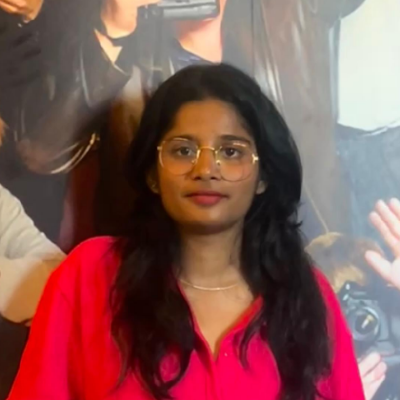
#> input picture data/known_faces/ASHWINI VISHAL/0.png, 400 x 400 px; its folder holds only this picture in this run
$ python train.py   (older library calls are emulated)
#> lines starting #> are read from the running program, lines starting #| are printed output that depends on the picture
### utils.py
import cv2
import numpy as np
import pickle
import os
import logging

# Configure logging
logging.basicConfig(level=logging.INFO)
logger = logging.getLogger(__name__)

# Load face cascade classifier
cascade_path = "models/haarcascade_frontalface_default.xml"

if not os.path.exists(cascade_path):
    logger.error(f"Cascade file not found at {cascade_path}")
    face_cascade = None
else:
    face_cascade = cv2.CascadeClassifier(cascade_path)
    if face_cascade.empty():
        logger.error(f"Failed to load cascade classifier from {cascade_path}")
        face_cascade = None


def detect_face(image):
    """
    Detect faces in an image using Haar Cascade classifier.
    """
    if image is None:
        logger.warning("Received None image for face detection")
        return np.array([])

    if face_cascade is None:
        logger.error("Cascade classifier not loaded")
        return np.array([])

    try:
        gray = cv2.cvtColor(image, cv2.COLOR_BGR2GRAY)
        faces = face_cascade.detectMultiScale(gray, 1.3, 5)
        return faces
    except Exception as e:
        logger.error(f"Error in face detection: {e}")
        return np.array([])


def get_embedding(face):
    """
    Generate embedding (feature vector) from a face image.
    Generates 10000-dimensional vector.
    """
    if face is None or face.size == 0:
        logger.warning("Received invalid face image for embedding")
        return np.zeros((10000,))

    try:
        # Ensure face is in BGR format
        if len(face.shape) != 3 or face.shape[2] != 3:
            logger.warning("Face image is not BGR format, converting...")
            face = cv2.cvtColor(face, cv2.COLOR_GRAY2BGR)

        # Resize to standard size
        face_resized = cv2.resize(face, (100, 100))
        gray = cv2.cvtColor(face_resized, cv2.COLOR_BGR2GRAY)

        # Extract multiple features
        hist = cv2.calcHist([gray], [0], None, [256], [0, 256])
        hist = cv2.normalize(hist, hist).flatten()

        gx = cv2.Sobel(gray, cv2.CV_32F, 1, 0, ksize=3)
        gy = cv2.Sobel(gray, cv2.CV_32F, 0, 1, ksize=3)
        magnitude, angle = cv2.cartToPolar(gx, gy)
        magnitude = cv2.normalize(magnitude, magnitude).flatten()

        pixels = gray.flatten() / 255.0

        laplacian = cv2.Laplacian(gray, cv2.CV_64F)
        laplacian = cv2.normalize(laplacian, laplacian).flatten()

        gray_small = cv2.resize(gray, (50, 50))
        pixels_small = gray_small.flatten() / 255.0

        # Combine features to 10000 dimensions
        embedding = np.concatenate([
            hist[:1000],
            magnitude[:2000],
            pixels[:3000],
            laplacian[:2000],
            pixels_small[:1000],
            np.ones(1000) * np.std(pixels)
        ])

        if len(embedding) < 10000:
            embedding = np.pad(embedding, (0, 10000 - len(embedding)), mode='constant')
        else:
            embedding = embedding[:10000]

        # Normalize
        embedding = embedding / (np.linalg.norm(embedding) + 1e-6)

        return embedding

    except Exception as e:
        logger.error(f"Error in embedding generation: {e}")
        return np.zeros((10000,))


# [20 lines left out: function convert_old_encoding_to_new, not called in this run]


def save_data(encodings, names):
    """
    Save face encodings and names to pickle file.
    """
    if not encodings or not names:
        logger.warning("No data to save")
        return False

    if len(encodings) != len(names):
        logger.error("Mismatch: number of encodings != number of names")
        return False

    try:
        with open("encodings.pkl", "wb") as f:
            pickle.dump((encodings, names), f)
        logger.info(f"Successfully saved {len(encodings)} encodings")
        return True
    except Exception as e:
        logger.error(f"Error saving data: {e}")
        return False


# [37 lines left out: function load_data, not called in this run]

### train.py
import os
import cv2
from utils import detect_face, get_embedding, save_data

data_path = "data/known_faces"

# Check if data directory exists
if not os.path.exists(data_path):
    print(f"Error: {data_path} directory not found!")
    exit()

encodings = []
names = []

# Iterate through each person folder
for person in os.listdir(data_path):
    person_path = os.path.join(data_path, person)

    # Skip if it's not a directory
    if not os.path.isdir(person_path):
        continue

    print(f"Processing {person}...")
    person_encodings = 0

    # Iterate through images in person's folder
    for img_name in os.listdir(person_path):
        img_path = os.path.join(person_path, img_name)

        # Skip if not an image file
        if not img_name.lower().endswith(('.png', '.jpg', '.jpeg', '.bmp')):
            continue

        img = cv2.imread(img_path)
#> img is the input picture: shape (400, 400, 3); mean B, G, R 84.3, 86.3, 133.1

        # Check if image loaded successfully
        if img is None:
            print(f"Warning: Could not read image {img_path}")
            continue

        faces = detect_face(img)
#> in detect_face, `gray = cv2.cvtColor(image, cv2.COLOR_BGR2GRAY)`:
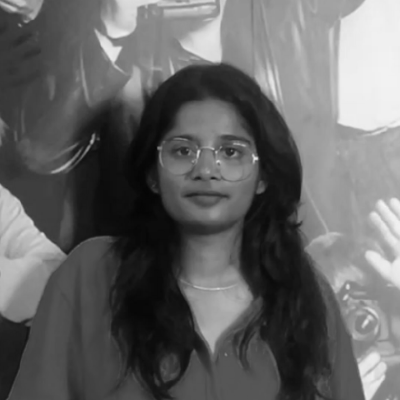
#> gray: shape (400, 400); min 4, max 243, mean 100.1
#> in detect_face, `faces = face_cascade.detectMultiScale(gray, 1.3, 5)`: faces = [[142, 100, 131, 131]]
#> faces = [[142, 100, 131, 131]]

        if len(faces) == 0:
            print(f"  No face found in {img_name}")
            continue

        for (x, y, w, h) in faces:
            face = img[y:y+h, x:x+w]
            emb = get_embedding(face)

            encodings.append(emb)
            names.append(person)
            person_encodings += 1
#> this loop made 1 pass
#> (x, y, w, h, person_encodings) on pass 1: (142, 100, 131, 131, 1)
#> pass 1, `face = img[y:y+h, x:x+w]`:
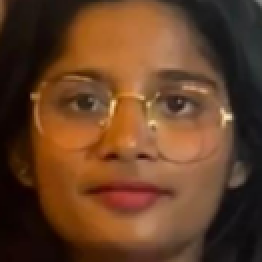
#> face: shape (131, 131, 3) (shown 2 times larger); mean B, G, R 38, 64.2, 101.9
#> pass 1, in get_embedding, `gray = cv2.cvtColor(face_resized, cv2.COLOR_BGR2GRAY)`:
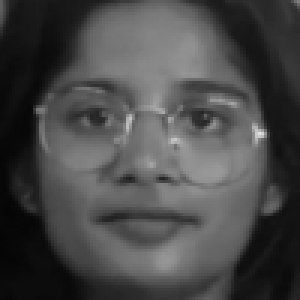
#> gray: shape (100, 100) (shown 3 times larger); min 5, max 224, mean 72.4
#> pass 1, in get_embedding, `gx = cv2.Sobel(gray, cv2.CV_32F, 1, 0, ksize=3)`:
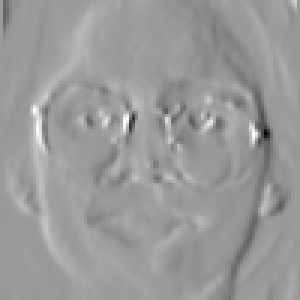
#> gx: shape (100, 100) float32 (shown 3 times larger); min -543, max 357, mean 1.4; drawn with min black and max white
#> after the loop, encodings = 1 item; names = ['ASHWINI VISHAL']; person_encodings = 1

    print(f"  {person}: {person_encodings} encodings saved")
#|   ASHWINI VISHAL: 1 encodings saved
#> pass 2 of the loop `for person in os.listdir(data_path):`:
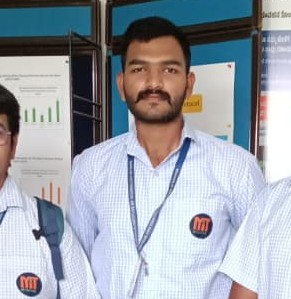
#> input picture data/known_faces/Ayush S/0.png, 291 x 299 px
#> img is the input picture: shape (299, 291, 3); mean B, G, R 171.1, 162.4, 156.8
#> in detect_face (call 2), `gray = cv2.cvtColor(image, cv2.COLOR_BGR2GRAY)`:
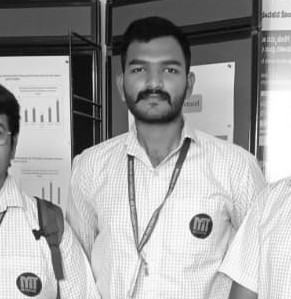
#> gray: shape (299, 291); min 5, max 255, mean 161.7
#> in detect_face (call 2), `faces = face_cascade.detectMultiScale(gray, 1.3, 5)`: faces = [[113, 39, 80, 80]]
#> the loop `for (x, y, w, h) in faces:` made 1 pass
#> (x, y, w, h, person_encodings) on pass 1: (113, 39, 80, 80, 1)
#> pass 1, in get_embedding (call 2), `gx = cv2.Sobel(gray, cv2.CV_32F, 1, 0, ksize=3)`:
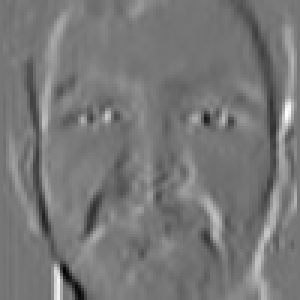
#> gx: shape (100, 100) float32 (shown 3 times larger); min -440, max 503, mean 3.6; drawn with min black and max white
#> after the loop `for (x, y, w, h) in faces:`: encodings = 2 items; names = ['ASHWINI VISHAL', 'Ayush S']; person_encodings = 1
#|   Ayush S: 1 encodings saved
#> pass 3 of the loop `for person in os.listdir(data_path):`:
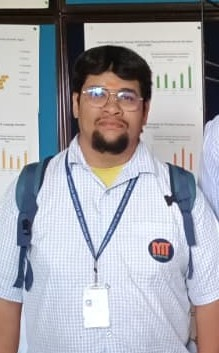
#> input picture data/known_faces/Hemanth/0.png, 219 x 353 px
#> img is the input picture: shape (353, 219, 3); mean B, G, R 171.5, 164, 163.3
#> in detect_face (call 3), `gray = cv2.cvtColor(image, cv2.COLOR_BGR2GRAY)`:
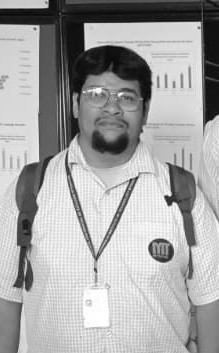
#> gray: shape (353, 219); min 5, max 255, mean 164.7
#> in detect_face (call 3), `faces = face_cascade.detectMultiScale(gray, 1.3, 5)`: faces = [[77, 71, 72, 72]]
#> the loop `for (x, y, w, h) in faces:` made 1 pass
#> (x, y, w, h, person_encodings) on pass 1: (77, 71, 72, 72, 1)
#> pass 1, in get_embedding (call 3), `gx = cv2.Sobel(gray, cv2.CV_32F, 1, 0, ksize=3)`:
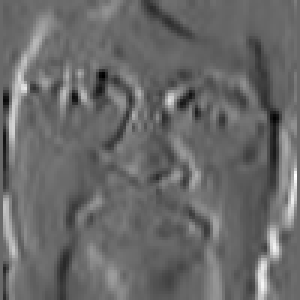
#> gx: shape (100, 100) float32 (shown 3 times larger); min -284, max 410, mean 3.4; drawn with min black and max white
#> after the loop `for (x, y, w, h) in faces:`: encodings = 3 items; names = ['ASHWINI VISHAL', 'Ayush S', 'Hemanth']; person_encodings = 1
#|   Hemanth: 1 encodings saved
#> the loop made 4 passes; the first 3 are shown

# Check if any data was collected
if len(encodings) == 0:
    print("Warning: No faces detected in any images!")
else:
    save_data(encodings, names)
    print(f"\n✅ Training Complete!")
    print(f"Total encodings: {len(encodings)}")
    print(f"Total people: {len(set(names))}")
